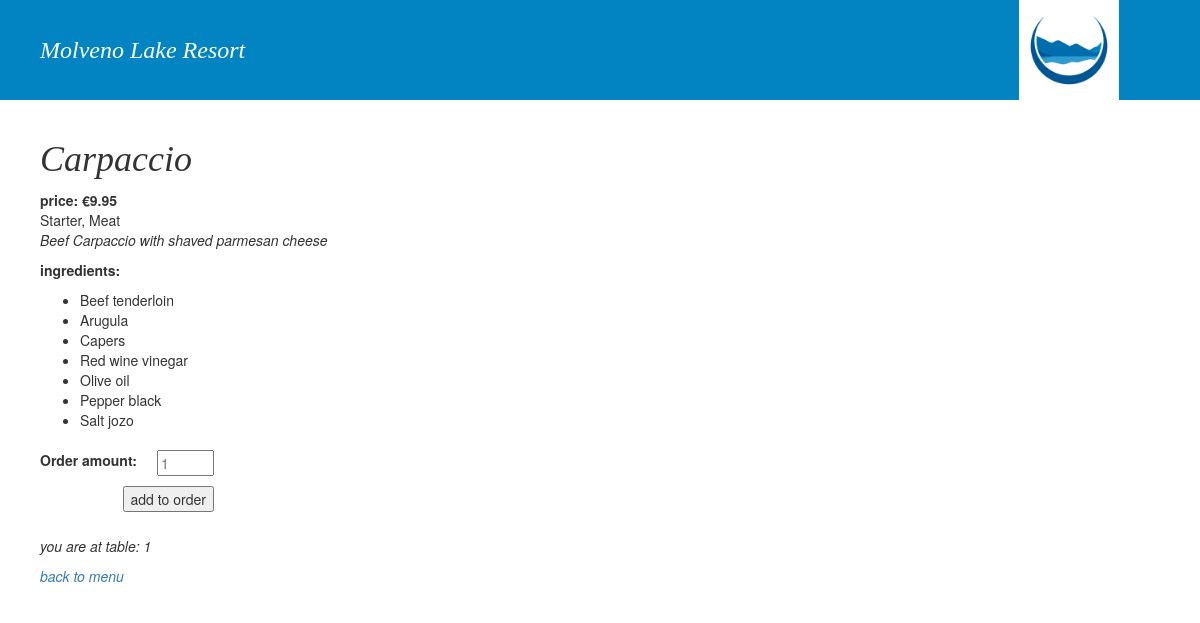
Page /menuitem/1/ (signed in) on the committed database.
### restaurant/models.py (models this page shows, shortened)
class MenuItem(models.Model):
    name = models.CharField(max_length=128)
    description = models.CharField(max_length=2000)
    menu_item_type = models.ForeignKey('MenuItemType',
                                       on_delete=models.PROTECT)
    course_type = models.ForeignKey('CourseType',
                                    on_delete=models.PROTECT)
    recipe = models.TextField()
    def _get_uplift(self):
        if self.course_type.course_type == 'Drink':
            value = 1.90
        else:
            value = 1.65
        return value
    uplift = property(_get_uplift)
    def _get_suggested_selling_price(self):
        r = 0
        allingredients = Ingredient.objects.filter(menu_item__in=MenuItem.objects.filter(name = self.name))
        for item in allingredients:
            if item.unit == 'KG' or item.unit == 'L' or item.unit == 'PCS':
                r += ((item.ingredient.price / item.ingredient.container_amount) * item.amount)
            if item.unit == 'G' or item.unit == 'ML':
                r += ((item.ingredient.price / item.ingredient.container_amount) * item.amount/1000)
            else:
                r += ((item.ingredient.price / item.ingredient.container_amount) * item.amount/1000000)
        return round(Decimal((float(r)*self.uplift)),2)
    suggested_selling_price = property(_get_suggested_selling_price)

class MenuItemAddition(models.Model):
    menu_card = models.ForeignKey(MenuCard, on_delete=models.CASCADE)
    menu_item = models.ForeignKey(MenuItem, on_delete=models.PROTECT)
    selling_price = models.DecimalField(max_digits=5, decimal_places=2, default=0)
    class Meta:
        verbose_name = 'Menu Item'
        verbose_name_plural = 'Menu items'

class CourseType(models.Model):
    course_type = models.CharField(max_length=200)
    def __str__(self):
        return self.course_type

class MenuItemType(models.Model):
    menu_item_type = models.CharField(max_length=200)
    def __str__(self):
        return self.menu_item_type

class Ingredient(models.Model):
    menu_item = models.ForeignKey(MenuItem, on_delete=models.CASCADE)
    ingredient = models.ForeignKey(Inventory, on_delete=models.PROTECT)
    UNIT_CHOICES = (
        ('MG', 'Milligram'),
        ('G', 'Gram'),
        ('KG', 'Kilogram'),
        ('ML', 'Milliliter'),
        ('L', 'Liter'),
        ('PCS', 'Pieces'),
    )
    unit = models.CharField(
        max_length=200,
        choices=UNIT_CHOICES,
        default='G'
    )
    amount = models.DecimalField(max_digits=5, decimal_places=2)

class Inventory(models.Model):
    description = models.CharField(max_length=200)
    brand = models.CharField(max_length=200)
    supplier = models.ForeignKey("Supplier", on_delete=models.PROTECT)
    article_number = models.IntegerField(default=0)
    UNIT_CHOICES = (
        ('KG', 'Kilogram'),
        ('PCS', 'Pieces'),
        ('LTR', 'Liter'),
    )
    unit = models.CharField(
        max_length=200,
        choices=UNIT_CHOICES,
        default='KG'
    )
    container_amount = models.DecimalField(
        max_digits=5, decimal_places=2
    )
    price = models.DecimalField(
        max_digits=5, decimal_places=2
    )
    minimum_quantity = models.DecimalField(
        default=0, max_digits=5, decimal_places=2
    )
    current_stock = models.DecimalField(
        default=0, max_digits=5, decimal_places=2
    )
    order_quantity = models.IntegerField(default=0)
    def _get_unit_price(self):
        if self.price and self.container_amount:
            return round((self.price / self.container_amount), 2)
    unit_price = property(_get_unit_price)
    def _get_stock_value(self):
        if self.current_stock and self.price and self.container_amount:
            return round((self.current_stock * (self.price / self.container_amount)), 2)
    stock_value = property(_get_stock_value)
    class Meta:
        verbose_name = "Inventory Item"
        verbose_name_plural = "Inventory"

### restaurant/views.py (the view)
# urls.py: path('menuitem/<int:pk>/', views.MenuItemView.as_view(), name="menu_item"),
class MenuItemView(generic.DetailView):
    model = MenuItem
    template_name = 'restaurant/menu_item.html'
    context_object_name = 'menu_item'
    def get_context_data(self, **kwargs):
        context = super().get_context_data(**kwargs)
        menu_item_addition = get_object_or_404(
            MenuItemAddition, menu_item=self.kwargs['pk'])
        context['selling_price'] = menu_item_addition.selling_price
        context['form'] = MenuItemForm()
        context['table_id'] = self.request.session['table_id']
        return context

### restaurant/forms.py
class MenuItemForm(forms.Form):
    order_amount = forms.CharField(widget=TextInput(attrs={
        'min': '1', 'max': '10', 'type': 'number', 'placeholder': '1'}))

### restaurant/templates/restaurant/menu_item.html (shortened to what this page needs)
{% extends 'restaurant/base.html' %}
{% block content %}
<p><h1>{{menu_item.name}}</h1></p>
<p><b>price: €{{selling_price}}</b><br>
{{menu_item.course_type}}, {{menu_item.menu_item_type}}<br>
<i>{{menu_item.description}}</i></p>
<p>
<b>ingredients:</b>
<ul>
  {% for ingredient in menu_item.ingredient_set.all %}
  <li>{{ingredient.ingredient.description}}</li>
  {% endfor %}
</ul>
</p>
<form action="{% url 'restaurant:addorder' menu_item.id %}" method="POST">
  <div class='orderform'>
  <p><table>{{ form.as_table }}</table></p>
  <input type="submit" value="add to order" style="float: right;" />
</div>
</form>
<br><p><i>you are at table: {{table_id}}</i></p>
<a href="{% url 'restaurant:menucard' table_id %}"><i>back to menu</i></a>
{% endblock %}

### restaurant/static/restaurant/style/base.css (style rules this page uses)
h1 { font-family: "Brush Script MT", cursive; font-style: italic; font-variant: normal; font-weight: 400; }
td { padding-left: 20px; }
th { display: table-cell; font-weight: lighter; text-align: left; }
.orderform { display: inline-block; }

### rows in the picture
MenuItem: name "Carpaccio", course_type "Starter", menu_item_type "Meat", description "Beef Carpaccio with shaved parmesan cheese"
MenuItemAddition: selling_price "9.95"
Ingredient: ingredient.description "Beef tenderloin"
Ingredient: ingredient.description "Arugula"
Ingredient: ingredient.description "Capers"
Ingredient: ingredient.description "Red wine vinegar"
Ingredient: ingredient.description "Olive oil"
Ingredient: ingredient.description "Pepper black"
Ingredient: ingredient.description "Salt jozo"

### other values in the picture
{{ table_id }} "1"
